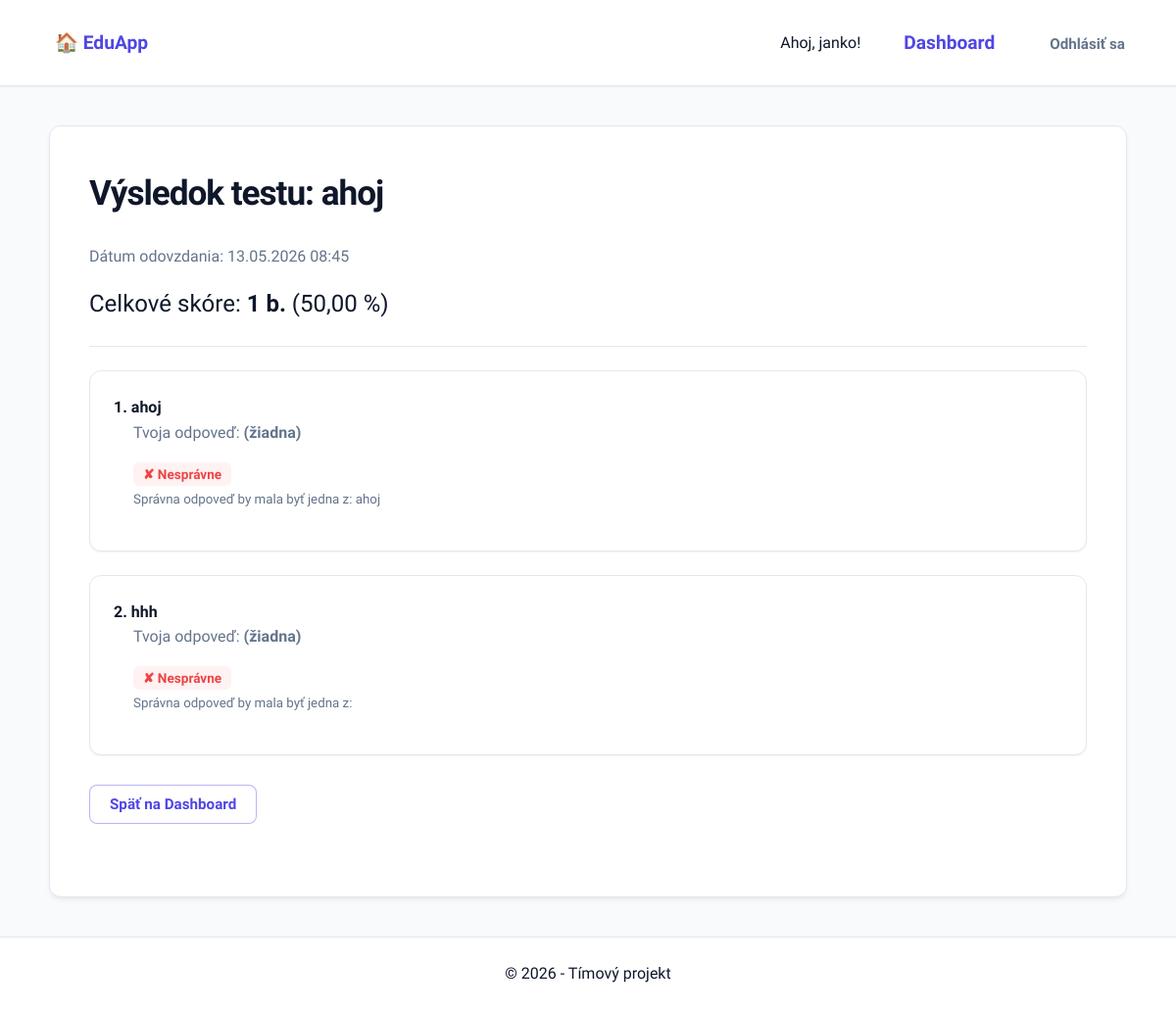
The page /vysledok/3/ (signed in) on the database its author committed.
### quiz/models.py (models this page shows, shortened)
class Result(models.Model):
    user = models.ForeignKey(User, on_delete=models.CASCADE)
    test = models.ForeignKey('Test', on_delete=models.CASCADE)
    score = models.IntegerField()
    percentage = models.DecimalField(max_digits=5, decimal_places=2)
    completed_at = models.DateTimeField(auto_now_add=True)

class Test(models.Model):
    title = models.CharField(max_length=200)
    description = models.TextField()
    subject = models.CharField(max_length=100)
    time_limit = models.IntegerField(help_text="Limit v minútach")
    is_published = models.BooleanField(default=False)
    assigned_classes = models.ManyToManyField(Trieda, related_name='tests', blank=True)
    questions = models.ManyToManyField(Question, related_name='tests', through='TestQuestion')

class TestQuestion(models.Model):
    test = models.ForeignKey(Test, on_delete=models.CASCADE)
    question = models.ForeignKey(Question, on_delete=models.CASCADE)
    order = models.PositiveIntegerField(default=0)
    points_in_test = models.IntegerField(default=1)
    class Meta:
        ordering = ['order']

class Question(models.Model):
    TYPES = [
        ('SC', 'Single Choice'),
        ('MC', 'Multiple Choice'),
        ('TXT', 'Short Answer'),
    ]
    text = models.TextField()
    type = models.CharField(max_length=3, choices=TYPES)
    points = models.IntegerField(default=1)
    created_by = models.ForeignKey(User, null=True, blank=True, on_delete=models.SET_NULL, related_name='otazky')

class Answer(models.Model):
    question = models.ForeignKey(Question, on_delete=models.CASCADE, related_name='answers')
    text = models.TextField()
    is_correct = models.BooleanField(default=False)

### quiz/views.py (the view)
# urls.py: path('vysledok/<int:result_id>/', views.detail_vysledku, name='detail_vysledku'),
@login_required
def detail_vysledku(request, result_id):
    vysledok = get_object_or_404(Result, id=result_id, user=request.user)
    odpovede_studenta = StudentResponse.objects.filter(result=vysledok).select_related('selected_answer')
    mapa_odpovedi = {resp.question_id: resp.selected_answer for resp in odpovede_studenta}
    test_otazky = TestQuestion.objects.filter(test=vysledok.test).select_related('question').order_by('order')
    for tq in test_otazky:
        otazka = tq.question
        odpoved_obj = mapa_odpovedi.get(otazka.id) # Čo reálne študent "odovzdal"
        if otazka.type == 'TXT':
            if odpoved_obj:
                otazka.student_text = odpoved_obj.text
                otazka.is_correct_txt = odpoved_obj.is_correct
            else:
                otazka.student_text = "(žiadna)"
                otazka.is_correct_txt = False
        else:
            vybrane_ids = odpovede_studenta.filter(question=otazka).values_list('selected_answer_id', flat=True)
            for ans in otazka.answers.all():
                ans.is_selected = ans.id in vybrane_ids
    return render(request, 'quiz/detail_vysledku.html', {
        'vysledok': vysledok,
        'test_otazky': test_otazky,
    })

### quiz/templates/quiz/detail_vysledku.html (shortened to what this page needs)
{% extends 'quiz/base.html' %}
{% block content %}
<h1>Výsledok testu: {{ vysledok.test.title }}</h1>
<p>Dátum odovzdania: {{ vysledok.completed_at|date:"d.m.Y H:i" }}</p>
<div style="font-size: 1.5em; margin-bottom: 20px;">
    Celkové skóre: <strong>{{ vysledok.score }} b.</strong> ({{ vysledok.percentage }} %)
</div>
<hr>
{% for tq in test_otazky %}
<div style="margin-bottom: 20px; padding: 15px; border: 1px solid #ddd; border-radius: 8px;">
    <h4>{{ forloop.counter }}. {{ tq.question.text }}</h4>
    <div style="margin-left: 20px;">
        {% if tq.question.type == 'TXT' %}
            <p>Tvoja odpoveď: <strong>{{ tq.question.student_text|default:"(žiadna)" }}</strong></p>
            {% if tq.question.is_correct_txt %}
                <span style="color: green; font-weight: bold;">✔ Správne</span>
            {% else %}
                <span style="color: red; font-weight: bold;">✘ Nesprávne</span>
                <p><small>Správna odpoveď by mala byť jedna z:
                    {% for a in tq.question.answers.all %}{% if a.is_correct %}{{ a.text }}{% endif %}{% endfor %}
                </small></p>
            {% endif %}
        {% endif %}
    </div>
</div>
{% endfor %}
<div style="margin-top: 30px;">
    <a href="{% url 'dashboard' %}"><button style="padding: 10px 20px; cursor: pointer;">Späť na Dashboard</button></a>
</div>
{% endblock %}

### quiz/templates/quiz/base.html (shortened to what this page needs)
{% load static %}
<!DOCTYPE html>
<html lang="sk">
<head>
    <link rel="stylesheet" href="{% static 'quiz/style.css' %}">
</head>
<body>
    <nav class="main-nav">
        <div class="nav-logo">
            <a href="{% url 'index' %}">🏠 EduApp</a>
        </div>
        <div class="nav-links">
            {% if user.is_authenticated %}
                <span class="user-welcome">Ahoj, {{ user.username }}!</span>
                <a href="{% url 'dashboard' %}" class="link-dashboard">Dashboard</a>
                <form action="{% url 'logout' %}" method="post" class="logout-form">
                    <button type="submit" class="btn-logout">Odhlásiť sa</button>
                </form>
            {% else %}
                {% if request.resolver_match.url_name != 'login' %}
                    <a href="{% url 'login' %}" class="btn-login">Prihlásiť sa</a>
                {% endif %}
            {% endif %}
        </div>
    </nav>
    <main class="container">
        {% block content %}{% endblock %}
    </main>
    <footer class="main-footer">
        &copy; 2026 - Tímový projekt
    </footer>
</body>
</html>

### rows shown on the page
Result: test "ahoj", completed_at "13.05.2026 08:45", score "1", percentage "50,00"
TestQuestion: question.text "ahoj", question.student_text "(žiadna)"
Answer: text "ahoj"
TestQuestion: question.text "hhh", question.student_text "(žiadna)", shows "✘ Nesprávne"

### other values the page prints
{{ user.username }} "janko"
